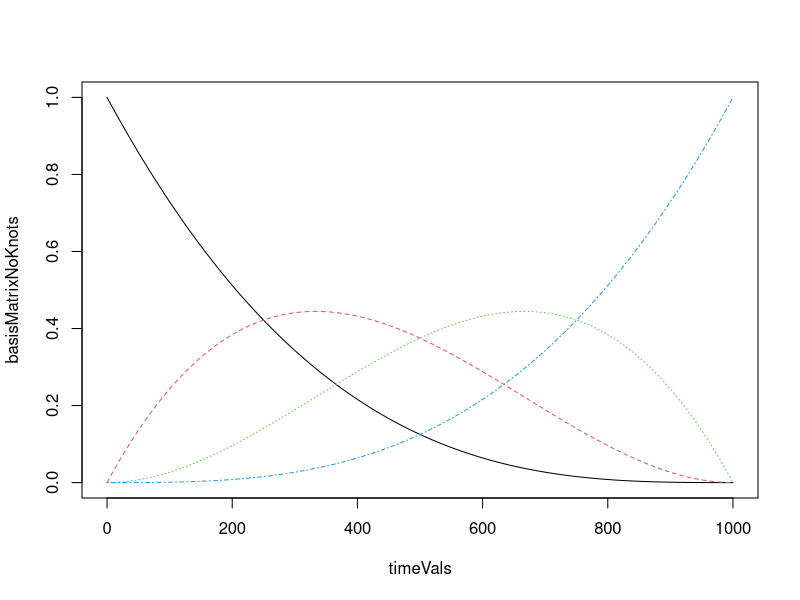
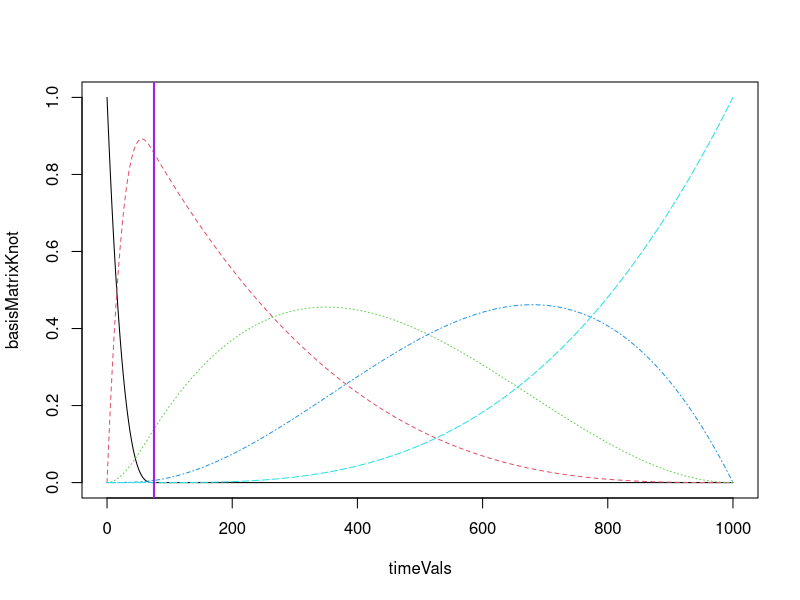
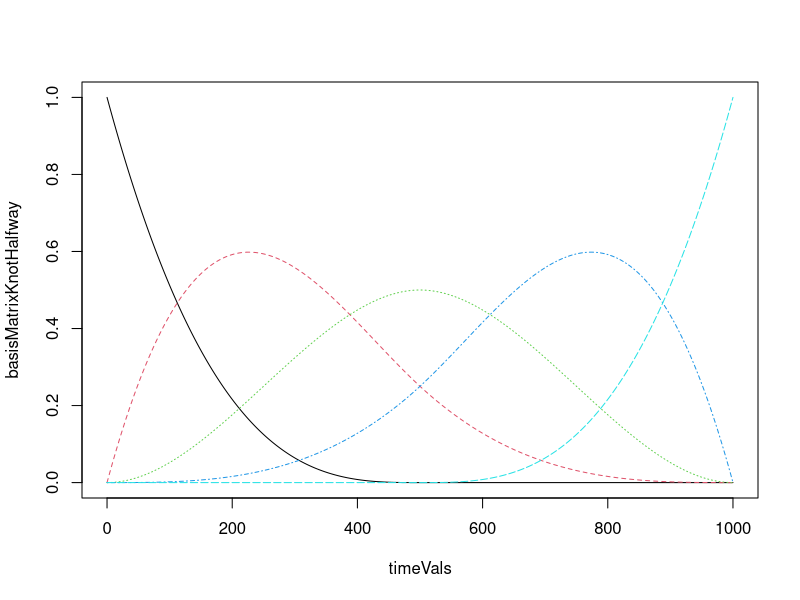
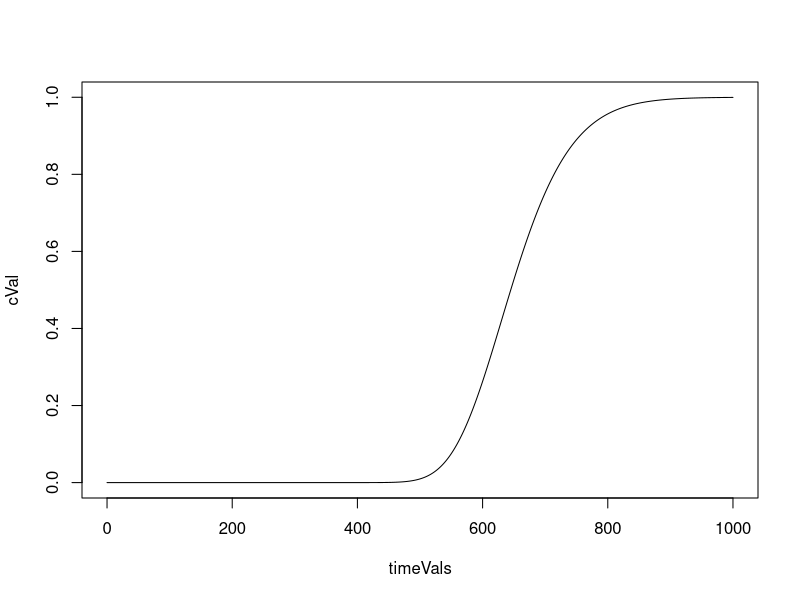

Write R code to recreate these figures, in order.
# to generate a basis matrix for use in Matlab simulations

library(splines)
h = 0.125;
# spline will be defined over 1000 days at 7.5 minute increments
timeVals = seq(0,1000, by = h/24)

# basis matrix (cubic spline), no knots, nonzero intercept allowed
basisMatrixNoKnots = bs(timeVals, intercept = T)

# to visualize:
matplot(x = timeVals, y = basisMatrixNoKnots, type = 'l')

# basis matrix (cubic spline), one knot at day 75, nonzero intercept allowed
basisMatrixKnot = bs(timeVals, knots = c(75), intercept = T)

# to visualize:
matplot(x = timeVals, y = basisMatrixKnot, type = 'l')
abline(v=75, col = 'purple', lwd = 2)

write.table(basisMatrixNoKnots, "basisMatrixNoKnots_1000_0.125.txt")
write.table(basisMatrixKnot, "basisMatrixKnot_1000_0.125.txt")

# not to generate output, but if you wanted a knot halfway through the time series:
basisMatrixKnotHalfway = bs(timeVals, df = 5, intercept = T)

# plot for comparison with previous two:
matplot(x = timeVals, y = basisMatrixKnotHalfway, type = 'l')

# code to generate conversion rate (transmission investment) strategy:
cparms = runif(length(basisMatrixNoKnots[1,]), -10, 10)
cVal = exp(-exp(basisMatrixNoKnots %*% cparms))

plot(timeVals, cVal, type = 'l')
